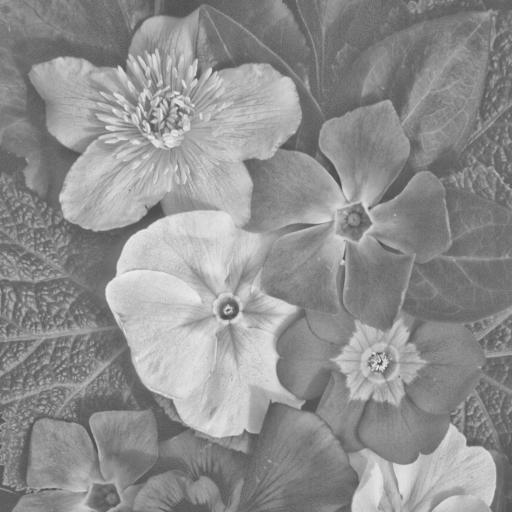
#> input picture Images/contrast.jpg, 512 x 512 px
$ python histogram.py
#> lines starting #> are read from the running program, lines starting #| are printed output that depends on the picture
import cv2
import numpy as np
from matplotlib import pyplot as plt


ip = cv2.imread("./Images/contrast.jpg")
#> ip is the input picture: shape (512, 512, 3); min 67, max 241, mean 143.6
img = np.zeros((ip.shape[0], ip.shape[1], 1), np.uint8)

for i in range(ip.shape[0]):
    for j in range(ip.shape[1]):
        img.itemset((i, j, 0), 0.3*ip.item(i, j, 2) +
                    0.59*ip.item(i, j, 1) +
                    0.11*ip.item(i, j, 0))

""" Inbuilt Method """
# histr = cv2.calcHist([img], [0], None, [256], [0, 256])

""" My method """
vals = np.zeros((256), np.uint8)
for i in range(img.shape[0]):
    for j in range(img.shape[1]):
        vals[img.item(i, j, 0)] += 1

plt.plot(range(0, 256), vals)
plt.show()
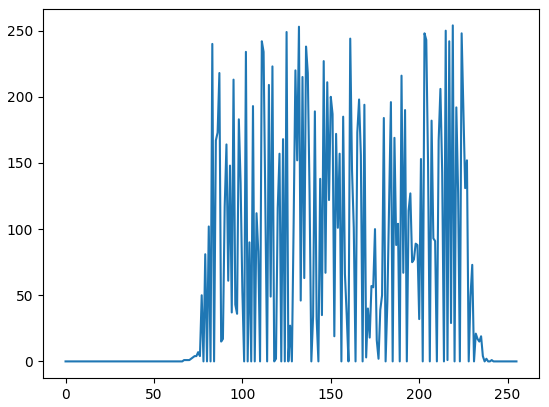
#> figure drawn by matplotlib, 1 panel; curve peaks at x = 219, y = 254

$ run again, with Images/IMG_0100.jpg copied over Images/contrast.jpg
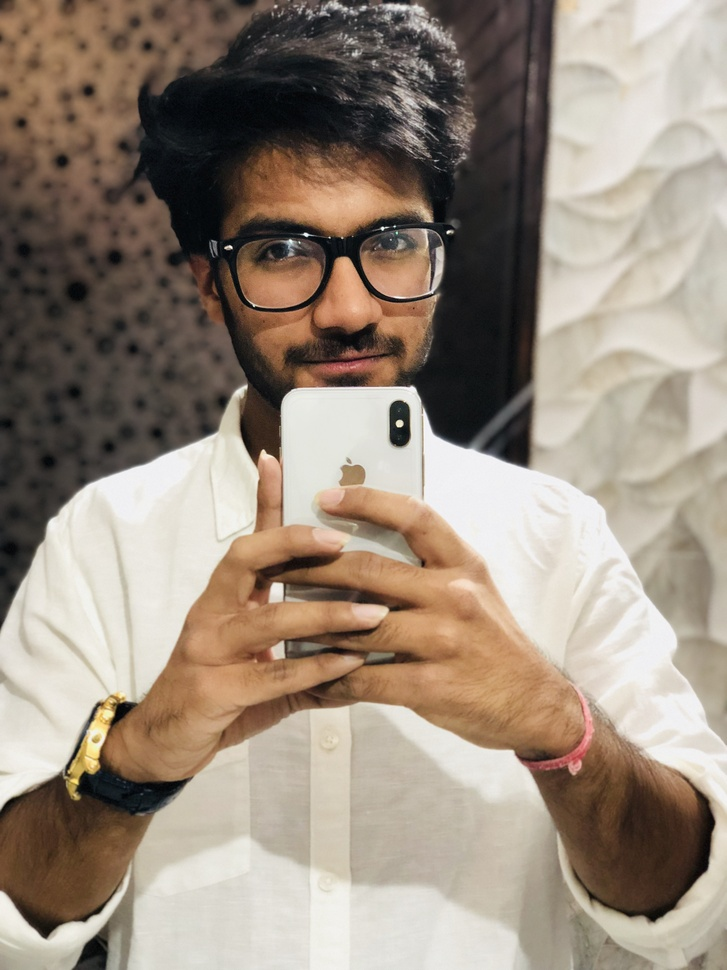
#> input picture Images/IMG_0100.jpg, 727 x 970 px, shrunk from 3024 x 4032 before the run
#> ip is the input picture: shape (970, 727, 3); mean B, G, R 124.8, 138.7, 152.4
#> after the loop `for i in range(ip.shape[0]):`:
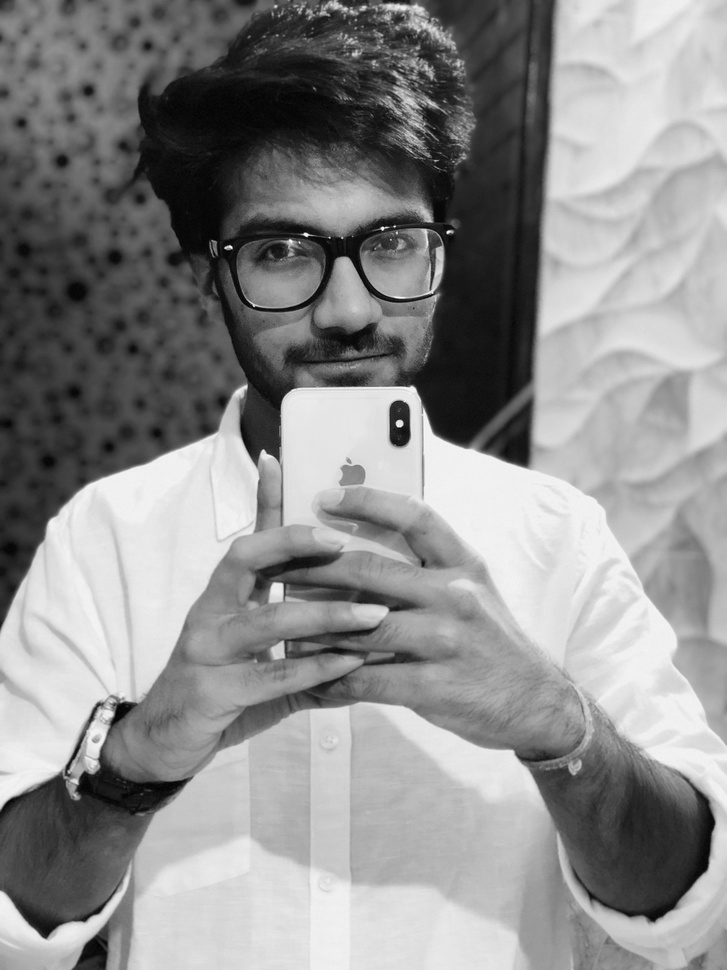
#> img: shape (970, 727, 1); min 0, max 253, mean 140.8
#> `plt.show()`:
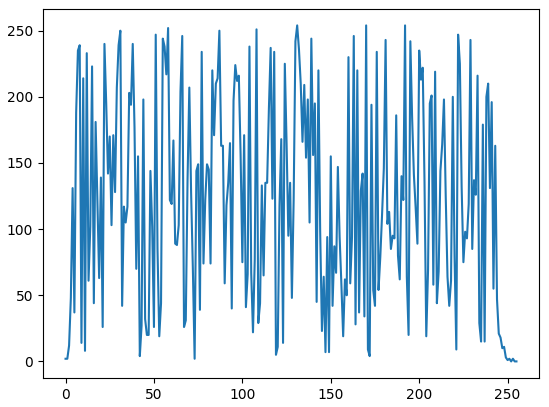
#> figure drawn by matplotlib, 1 panel; curve peaks at x = 131, y = 254
